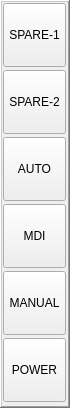
    <widget class="QFrame" name="frame_main_btns_vertical">
     <property name="geometry">
      <rect>
       <x>954</x>
       <y>272</y>
       <width>70</width>
       <height>408</height>
      </rect>
     </property>
     <property name="minimumSize">
      <size>
       <width>70</width>
       <height>408</height>
      </size>
     </property>
     <property name="maximumSize">
      <size>
       <width>70</width>
       <height>408</height>
      </size>
     </property>
     <property name="frameShape">
      <enum>QFrame::WinPanel</enum>
     </property>
     <property name="frameShadow">
      <enum>QFrame::Raised</enum>
     </property>
     <widget class="ActionButton" name="abtn_mainv_power_on">
      <property name="geometry">
       <rect>
        <x>3</x>
        <y>338</y>
        <width>63</width>
        <height>64</height>
       </rect>
      </property>
      <property name="minimumSize">
       <size>
        <width>63</width>
        <height>64</height>
       </size>
      </property>
      <property name="maximumSize">
       <size>
        <width>63</width>
        <height>64</height>
       </size>
      </property>
      <property name="text">
       <string>POWER</string>
      </property>
      <property name="checkable">
       <bool>true</bool>
      </property>
      <property name="autoExclusive">
       <bool>false</bool>
      </property>
      <property name="python_command_option" stdset="0">
       <bool>false</bool>
      </property>
      <property name="false_state_string" stdset="0">
       <string/>
      </property>
      <property name="true_python_cmd_string" stdset="0">
       <string/>
      </property>
      <property name="false_python_cmd_string" stdset="0">
       <string/>
      </property>
      <property name="machine_on_action" stdset="0">
       <bool>true</bool>
      </property>
      <property name="command_text_string" stdset="0">
       <string/>
      </property>
     </widget>
     <widget class="ActionButton" name="abtn_mainv_mode_manual">
      <property name="geometry">
       <rect>
        <x>3</x>
        <y>271</y>
        <width>63</width>
        <height>64</height>
       </rect>
      </property>
      <property name="minimumSize">
       <size>
        <width>63</width>
        <height>64</height>
       </size>
      </property>
      <property name="maximumSize">
       <size>
        <width>63</width>
        <height>64</height>
       </size>
      </property>
      <property name="text">
       <string>MANUAL</string>
      </property>
      <property name="checkable">
       <bool>true</bool>
      </property>
      <property name="autoExclusive">
       <bool>true</bool>
      </property>
      <property name="python_command_option" stdset="0">
       <bool>false</bool>
      </property>
      <property name="true_python_cmd_string" stdset="0">
       <string/>
      </property>
      <property name="false_python_cmd_string" stdset="0">
       <string/>
      </property>
      <property name="manual_action" stdset="0">
       <bool>true</bool>
      </property>
     </widget>
     <widget class="ActionButton" name="abtn_mainv_mode_mdi">
      <property name="geometry">
       <rect>
        <x>3</x>
        <y>204</y>
        <width>63</width>
        <height>64</height>
       </rect>
      </property>
      <property name="minimumSize">
       <size>
        <width>63</width>
        <height>64</height>
       </size>
      </property>
      <property name="maximumSize">
       <size>
        <width>63</width>
        <height>64</height>
       </size>
      </property>
      <property name="text">
       <string>MDI</string>
      </property>
      <property name="checkable">
       <bool>true</bool>
      </property>
      <property name="autoExclusive">
       <bool>true</bool>
      </property>
      <property name="python_command_option" stdset="0">
       <bool>false</bool>
      </property>
      <property name="true_state_string" stdset="0">
       <string/>
      </property>
      <property name="true_python_cmd_string" stdset="0">
       <string/>
      </property>
      <property name="false_python_cmd_string" stdset="0">
       <string/>
      </property>
      <property name="mdi_action" stdset="0">
       <bool>true</bool>
      </property>
     </widget>
     <widget class="ActionButton" name="abtn_mainv_mode_auto">
      <property name="geometry">
       <rect>
        <x>3</x>
        <y>137</y>
        <width>63</width>
        <height>64</height>
       </rect>
      </property>
      <property name="minimumSize">
       <size>
        <width>63</width>
        <height>64</height>
       </size>
      </property>
      <property name="maximumSize">
       <size>
        <width>63</width>
        <height>64</height>
       </size>
      </property>
      <property name="text">
       <string>AUTO</string>
      </property>
      <property name="checkable">
       <bool>true</bool>
      </property>
      <property name="autoExclusive">
       <bool>true</bool>
      </property>
      <property name="python_command_option" stdset="0">
       <bool>false</bool>
      </property>
      <property name="true_python_cmd_string" stdset="0">
       <string/>
      </property>
      <property name="false_python_cmd_string" stdset="0">
       <string/>
      </property>
      <property name="auto_action" stdset="0">
       <bool>true</bool>
      </property>
     </widget>
     <widget class="PushButton" name="pbtn_mainv_spare_2">
      <property name="geometry">
       <rect>
        <x>3</x>
        <y>70</y>
        <width>63</width>
        <height>64</height>
       </rect>
      </property>
      <property name="text">
       <string>SPARE-2</string>
      </property>
      <property name="checkable">
       <bool>true</bool>
      </property>
     </widget>
     <widget class="PushButton" name="pbtn_mainv_spare_1">
      <property name="geometry">
       <rect>
        <x>3</x>
        <y>3</y>
        <width>63</width>
        <height>64</height>
       </rect>
      </property>
      <property name="text">
       <string>SPARE-1</string>
      </property>
      <property name="checkable">
       <bool>true</bool>
      </property>
     </widget>
    </widget>
